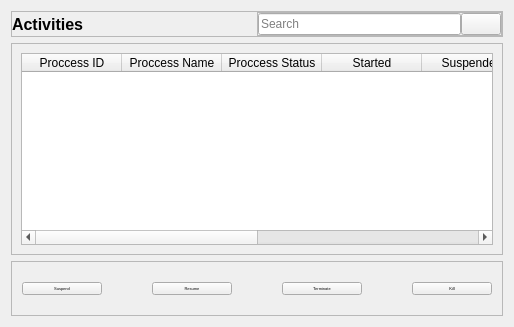
              <widget class="QWidget" name="activity_page">
               <layout class="QVBoxLayout" name="verticalLayout_7">
                <item alignment="Qt::AlignTop">
                 <widget class="QFrame" name="frame_6">
                  <property name="frameShape">
                   <enum>QFrame::StyledPanel</enum>
                  </property>
                  <property name="frameShadow">
                   <enum>QFrame::Raised</enum>
                  </property>
                  <layout class="QHBoxLayout" name="horizontalLayout_15">
                   <property name="spacing">
                    <number>0</number>
                   </property>
                   <property name="leftMargin">
                    <number>0</number>
                   </property>
                   <property name="topMargin">
                    <number>0</number>
                   </property>
                   <property name="rightMargin">
                    <number>0</number>
                   </property>
                   <property name="bottomMargin">
                    <number>0</number>
                   </property>
                   <item>
                    <widget class="QLabel" name="label_70">
                     <property name="sizePolicy">
                      <sizepolicy hsizetype="MinimumExpanding" vsizetype="Preferred">
                       <horstretch>0</horstretch>
                       <verstretch>0</verstretch>
                      </sizepolicy>
                     </property>
                     <property name="font">
                      <font>
                       <pointsize>12</pointsize>
                       <weight>75</weight>
                       <bold>true</bold>
                      </font>
                     </property>
                     <property name="text">
                      <string>Activities</string>
                     </property>
                    </widget>
                   </item>
                   <item>
                    <widget class="QFrame" name="frame_9">
                     <property name="frameShape">
                      <enum>QFrame::StyledPanel</enum>
                     </property>
                     <property name="frameShadow">
                      <enum>QFrame::Raised</enum>
                     </property>
                     <layout class="QHBoxLayout" name="horizontalLayout_6">
                      <property name="spacing">
                       <number>0</number>
                      </property>
                      <property name="leftMargin">
                       <number>0</number>
                      </property>
                      <property name="topMargin">
                       <number>0</number>
                      </property>
                      <property name="rightMargin">
                       <number>0</number>
                      </property>
                      <property name="bottomMargin">
                       <number>0</number>
                      </property>
                      <item>
                       <widget class="QLineEdit" name="lineEdit">
                        <property name="placeholderText">
                         <string>Search</string>
                        </property>
                       </widget>
                      </item>
                      <item>
                       <widget class="QPushButton" name="pushButton">
                        <property name="text">
                         <string/>
                        </property>
                        <property name="icon">
                         <iconset resource="Icons/icons.qrc">
                          <normaloff>:/theIcons/icons8-search-30.png</normaloff>:/theIcons/icons8-search-30.png</iconset>
                        </property>
                       </widget>
                      </item>
                     </layout>
                    </widget>
                   </item>
                  </layout>
                 </widget>
                </item>
                <item>
                 <widget class="QFrame" name="frame_7">
                  <property name="sizePolicy">
                   <sizepolicy hsizetype="Preferred" vsizetype="Expanding">
                    <horstretch>0</horstretch>
                    <verstretch>0</verstretch>
                   </sizepolicy>
                  </property>
                  <property name="frameShape">
                   <enum>QFrame::StyledPanel</enum>
                  </property>
                  <property name="frameShadow">
                   <enum>QFrame::Raised</enum>
                  </property>
                  <layout class="QVBoxLayout" name="verticalLayout_8">
                   <item>
                    <widget class="QTableWidget" name="tableWidget">
                     <property name="styleSheet">
                      <string notr="true">color:black</string>
                     </property>
                     <property name="alternatingRowColors">
                      <bool>false</bool>
                     </property>
                     <attribute name="verticalHeaderVisible">
                      <bool>false</bool>
                     </attribute>
                     <column>
                      <property name="text">
                       <string>Proccess ID</string>
                      </property>
                     </column>
                     <column>
                      <property name="text">
                       <string>Proccess Name</string>
                      </property>
                     </column>
                     <column>
                      <property name="text">
                       <string>Proccess Status</string>
                      </property>
                     </column>
                     <column>
                      <property name="text">
                       <string>Started</string>
                      </property>
                     </column>
                     <column>
                      <property name="text">
                       <string>Suspended</string>
                      </property>
                     </column>
                     <column>
                      <property name="text">
                       <string>Resume</string>
                      </property>
                     </column>
                     <column>
                      <property name="text">
                       <string>Terminate</string>
                      </property>
                     </column>
                     <column>
                      <property name="text">
                       <string>Kill</string>
                      </property>
                     </column>
                    </widget>
                   </item>
                  </layout>
                 </widget>
                </item>
                <item alignment="Qt::AlignBottom">
                 <widget class="QFrame" name="frame_8">
                  <property name="font">
                   <font>
                    <pointsize>3</pointsize>
                   </font>
                  </property>
                  <property name="frameShape">
                   <enum>QFrame::StyledPanel</enum>
                  </property>
                  <property name="frameShadow">
                   <enum>QFrame::Raised</enum>
                  </property>
                  <layout class="QHBoxLayout" name="horizontalLayout_19">
                   <property name="spacing">
                    <number>50</number>
                   </property>
                   <property name="leftMargin">
                    <number>10</number>
                   </property>
                   <property name="topMargin">
                    <number>20</number>
                   </property>
                   <property name="rightMargin">
                    <number>10</number>
                   </property>
                   <property name="bottomMargin">
                    <number>20</number>
                   </property>
                   <item>
                    <widget class="QPushButton" name="pushButton_2">
                     <property name="styleSheet">
                      <string notr="true"/>
                     </property>
                     <property name="text">
                      <string>Suspend</string>
                     </property>
                    </widget>
                   </item>
                   <item>
                    <widget class="QPushButton" name="pushButton_3">
                     <property name="styleSheet">
                      <string notr="true"/>
                     </property>
                     <property name="text">
                      <string>Resume</string>
                     </property>
                    </widget>
                   </item>
                   <item>
                    <widget class="QPushButton" name="pushButton_4">
                     <property name="styleSheet">
                      <string notr="true"/>
                     </property>
                     <property name="text">
                      <string>Terminate</string>
                     </property>
                    </widget>
                   </item>
                   <item>
                    <widget class="QPushButton" name="pushButton_5">
                     <property name="styleSheet">
                      <string notr="true"/>
                     </property>
                     <property name="text">
                      <string>Kill</string>
                     </property>
                    </widget>
                   </item>
                  </layout>
                 </widget>
                </item>
               </layout>
              </widget>
